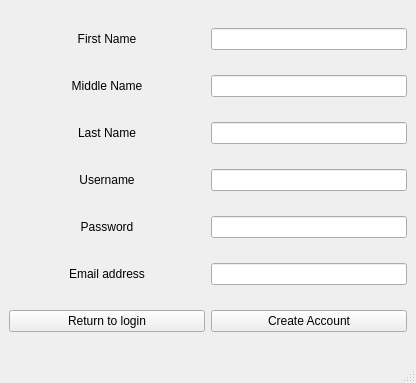
<?xml version="1.0" encoding="UTF-8"?>
<ui version="4.0">
 <class>NewUser</class>
 <widget class="QMainWindow" name="NewUser">
  <property name="geometry">
   <rect>
    <x>0</x>
    <y>0</y>
    <width>416</width>
    <height>383</height>
   </rect>
  </property>
  <property name="windowTitle">
   <string>Create Account</string>
  </property>
  <widget class="QWidget" name="centralwidget">
   <layout class="QGridLayout" name="gridLayout">
    <item row="1" column="1">
     <widget class="QLineEdit" name="lineEdit_2"/>
    </item>
    <item row="0" column="0">
     <widget class="QLabel" name="label">
      <property name="font">
       <font>
        <family>Arial</family>
        <pointsize>9</pointsize>
       </font>
      </property>
      <property name="text">
       <string>First Name</string>
      </property>
      <property name="alignment">
       <set>Qt::AlignCenter</set>
      </property>
     </widget>
    </item>
    <item row="0" column="1">
     <widget class="QLineEdit" name="lineEdit"/>
    </item>
    <item row="1" column="0">
     <widget class="QLabel" name="label_3">
      <property name="font">
       <font>
        <family>Arial</family>
        <pointsize>9</pointsize>
       </font>
      </property>
      <property name="text">
       <string>Middle Name</string>
      </property>
      <property name="alignment">
       <set>Qt::AlignCenter</set>
      </property>
     </widget>
    </item>
    <item row="3" column="0">
     <widget class="QLabel" name="label_4">
      <property name="font">
       <font>
        <family>Arial</family>
        <pointsize>9</pointsize>
       </font>
      </property>
      <property name="text">
       <string>Username</string>
      </property>
      <property name="alignment">
       <set>Qt::AlignCenter</set>
      </property>
     </widget>
    </item>
    <item row="6" column="0">
     <widget class="QPushButton" name="pushButton_2">
      <property name="text">
       <string>Return to login</string>
      </property>
     </widget>
    </item>
    <item row="3" column="1">
     <widget class="QLineEdit" name="lineEdit_4"/>
    </item>
    <item row="5" column="0">
     <widget class="QLabel" name="label_6">
      <property name="sizePolicy">
       <sizepolicy hsizetype="Expanding" vsizetype="Fixed">
        <horstretch>0</horstretch>
        <verstretch>0</verstretch>
       </sizepolicy>
      </property>
      <property name="font">
       <font>
        <family>Arial</family>
        <pointsize>9</pointsize>
       </font>
      </property>
      <property name="text">
       <string>Email address</string>
      </property>
      <property name="alignment">
       <set>Qt::AlignCenter</set>
      </property>
     </widget>
    </item>
    <item row="2" column="0">
     <widget class="QLabel" name="label_2">
      <property name="font">
       <font>
        <family>Arial</family>
        <pointsize>9</pointsize>
       </font>
      </property>
      <property name="text">
       <string>Last Name</string>
      </property>
      <property name="alignment">
       <set>Qt::AlignCenter</set>
      </property>
     </widget>
    </item>
    <item row="2" column="1">
     <widget class="QLineEdit" name="lineEdit_3"/>
    </item>
    <item row="5" column="1">
     <widget class="QLineEdit" name="lineEdit_6"/>
    </item>
    <item row="4" column="1">
     <widget class="QLineEdit" name="lineEdit_5"/>
    </item>
    <item row="4" column="0">
     <widget class="QLabel" name="label_5">
      <property name="font">
       <font>
        <family>Arial</family>
        <pointsize>9</pointsize>
       </font>
      </property>
      <property name="text">
       <string>Password</string>
      </property>
      <property name="alignment">
       <set>Qt::AlignCenter</set>
      </property>
     </widget>
    </item>
    <item row="6" column="1">
     <widget class="QPushButton" name="pushButton">
      <property name="sizePolicy">
       <sizepolicy hsizetype="Expanding" vsizetype="Fixed">
        <horstretch>0</horstretch>
        <verstretch>0</verstretch>
       </sizepolicy>
      </property>
      <property name="text">
       <string>Create Account</string>
      </property>
     </widget>
    </item>
   </layout>
  </widget>
  <widget class="QStatusBar" name="statusbar"/>
 </widget>
 <resources/>
 <connections/>
</ui>
